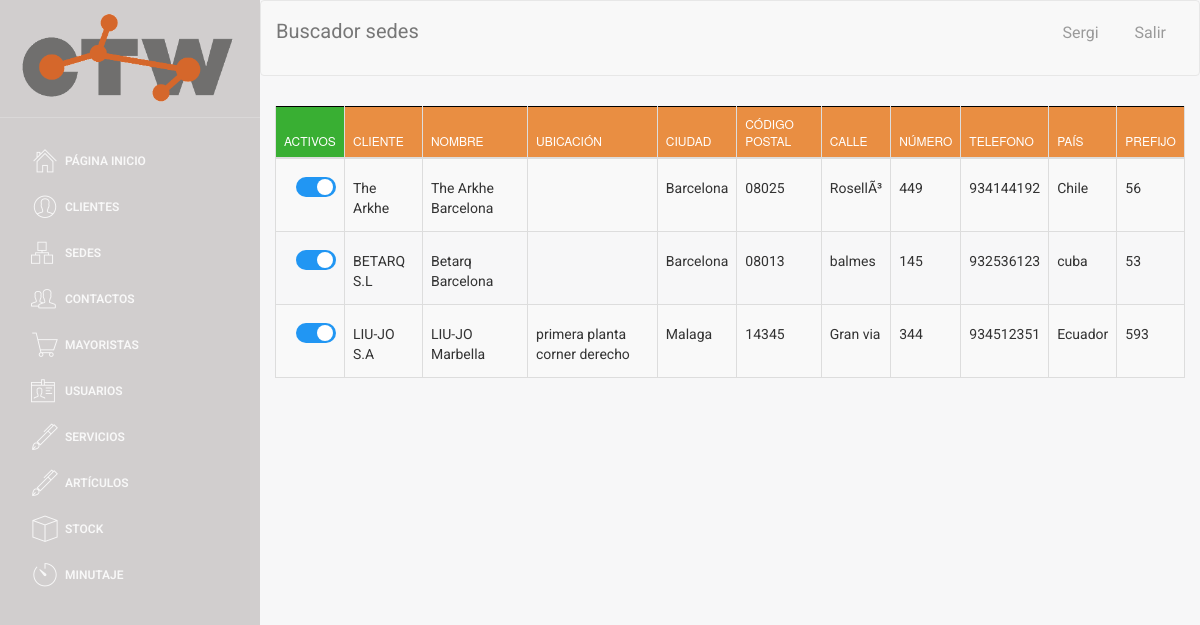
The page /buscador/buscador_sedes.php (signed in) on the database its author committed.
### tables this page shows
CREATE TABLE `SEDE` (
  `ID_SEDE` int(5) NOT NULL,
  `NIF_cliente` varchar(9) DEFAULT NULL,
  `nombre` varchar(40) DEFAULT NULL,
  `ubicacion` varchar(50) DEFAULT NULL,
  `ciudad` varchar(25) NOT NULL,
  `codigo_postal` varchar(10) NOT NULL,
  `calle` varchar(30) NOT NULL,
  `numero` varchar(8) NOT NULL,
  `telefono` int(9) NOT NULL,
  `pais` varchar(30) DEFAULT NULL,
  `prefijo` int(5) DEFAULT NULL,
  `activo` tinyint(1) NOT NULL DEFAULT '1'
);

CREATE TABLE `CLIENTE` (
  `NIF_EMPRESA` varchar(9) NOT NULL,
  `nombre_comercial` varchar(35) NOT NULL,
  `nombre_completo` varchar(60) NOT NULL,
  `telefono` int(9) NOT NULL,
  `email` varchar(30) NOT NULL,
  `ciudad_facturacion` varchar(25) NOT NULL,
  `codigo_postal_facturacion` varchar(10) NOT NULL,
  `calle_facturacion` varchar(30) NOT NULL,
  `numero_facturacion` varchar(8) NOT NULL,
  `ciudad_envio` varchar(25) NOT NULL,
  `codigo_postal_envio` varchar(10) NOT NULL,
  `calle_envio` varchar(30) NOT NULL,
  `numero_envio` varchar(8) NOT NULL,
  `IBAN` varchar(34) NOT NULL,
  `SEPA` varchar(2) NOT NULL,
  `pais` varchar(30) DEFAULT NULL,
  `prefijo` int(5) DEFAULT NULL,
  `activo` tinyint(1) NOT NULL
);

### web/assets/php/selects.php (called while the page is built, shortened)
<?php
function select_all_sede_activo()
{
    $conn = connect();
    $sql = "SELECT *,s.activo as s_activo, s.telefono as s_telefono
    FROM SEDE S, CLIENTE C
    WHERE S.NIF_cliente = C.NIF_EMPRESA";
    $data = $conn->query($sql);
    return $data;
}
function select_nombre_cliente($NIF_cliente)
{
    $conn = connect();
    $sql = "SELECT nombre_comercial
    FROM CLIENTE WHERE NIF_EMPRESA = '" . $NIF_cliente . "'";
    $data = $conn->query($sql);
    $row = $data->fetch_assoc();
    $nombre_cliente = $row['nombre_comercial'];
    return $nombre_cliente;
}

### web/buscador/buscador_sedes.php (the view, shortened to what this page needs)
<!doctype html>
<?php
include('../assets/php/selects.php');
include('../assets/php/functions.php');
if ($_SESSION["login_done"] == true){
?>
<html lang="en">
<head>
</head>
<body>
<div class="wrapper">
    <div class="sidebar">
        <div class="sidebar-wrapper">
        </div>
    </div>
    <div class="main-panel">
        <nav class="navbar navbar-default navbar-fixed">
            <div class="container-fluid">
                <div class="navbar-header">
                <a class="navbar-brand">Buscador sedes</a>
            </div>
            <div class="collapse navbar-collapse">
            </div>
        </div>
        </nav>
        <div class="content">
            <div class="container-fluid">
                <div class="row">
                    <div>
                        <div>
                            <table id="buscador_sede" class="table table-striped table-bordered">
                                <thead>
                                <tr>
                                    <th style="background-color: #39AF33; width: 3px;">Activos</th>
                                    <th>Cliente</th>
                                    <th>Nombre</th>
                                    <th>Ubicación</th>
                                    <th>Ciudad</th>
                                    <th>Código postal</th>
                                    <th>Calle</th>
                                    <th>Número</th>
                                    <th>Telefono</th>
                                    <th>País</th>
                                    <th>Prefijo</th>
                                </tr>
                                </thead>
                                <tbody>
                                <?php
                                $data = select_all_sede_activo();
                                if ($data->num_rows > 0) {
                                    while ($row = $data->fetch_assoc()) {
                                        $pk = $row['ID_SEDE'];
                                        ?>
                                        <tr>
                                            <?php checkbox_sede($row['s_activo'], $row['ID_SEDE']) ?>
                                            <td><label style="margin-top: 11px;">
                                                    <a data-pk=<?php echo "\"$pk\""; ?>>
                                                        <?php
                                                        $nif_cliente = $row['NIF_cliente'];
                                                        $nombreCliente = select_nombre_cliente($nif_cliente);
                                                        echo $nombreCliente;
                                                        ?>
                                                    </a></label></td>
                                            <td><label style="margin-top: 11px;"><a href="#" class="nombre"
                                                                                    data-pk=<?php echo "\"$pk\""; ?>><?php echo $row['nombre'] ?> </a></label>
                                            </td>
                                            <td><label style="margin-top: 11px;"><a href="#" class="ubicacion"
                                                                                    data-pk=<?php echo "\"$pk\""; ?>><?php echo $row['ubicacion'] ?> </a></label>
                                            </td>
                                            <td><label style="margin-top: 11px;"><a href="#" class="ciudad"
                                                                                    data-pk=<?php echo "\"$pk\""; ?>><?php echo $row['ciudad'] ?> </a></label>
                                            </td>
                                            <td><label style="margin-top: 11px;"><a href="#" class="codigo_postal"
                                                                                    data-pk=<?php echo "\"$pk\""; ?>><?php echo $row['codigo_postal'] ?> </a></label>
                                            </td>
                                            <td><label style="margin-top: 11px;"><a href="#" class="calle"
                                                                                    data-pk=<?php echo "\"$pk\""; ?>><?php echo $row['calle'] ?> </a></label>
                                            </td>
                                            <td><label style="margin-top: 11px;"><a href="#" class="numero"
                                                                                    data-pk=<?php echo "\"$pk\""; ?>><?php echo $row['numero'] ?> </a></label>
                                            </td>
                                            <td><label style="margin-top: 11px;"><a href="#" class="telefono"
                                                                                    data-pk=<?php echo "\"$pk\""; ?>><?php echo $row['s_telefono'] ?> </a></label>
                                            </td>
                                            <td><label style="margin-top: 11px;"><a href="#" class="pais"
                                                                                    data-pk=<?php echo "\"$pk\""; ?>><?php echo $row['pais'] ?> </a></label>
                                            </td>
                                            <td><label style="margin-top: 11px;"><a href="#" class="prefijo"
                                                                                    data-pk=<?php echo "\"$pk\""; ?>><?php echo $row['prefijo'] ?> </a>
                                            </td>
                                        </tr>
                                        <?php
                                    }
                                } else {
                                    echo "0 results";
                                }
                                ?>
                                </tbody>
                            </table>
                        </div>
                    </div>
                </div>
            </div>
        </div>
    </div>
</div>
</body>
</html>
<?php
} else {
    echo "false";
    header("location:../index.php");
}
?>

### web/assets/php/functions.php (shortened to what this page needs)
<html>
    <?php
function checkbox_sede($activo, $ID_SEDE)
{
    if ($activo == 0) {
        echo "<td><label style=\"margin-top: 10px; margin-left:12px;\" class=\"switcha\" ><a class=\"checkbox_activo\">&nbsp;0</a><input  type=\"checkbox\" onchange=\" onchange_sede($ID_SEDE, $activo)\"><div  class=\"slider rounda\"></div></label></td>";
    } else {
        echo "<td><label style=\"margin-top: 10px; margin-left:12px;\" class=\"switcha\"><a  class=\"checkbox_activo\">&nbsp;1</a><input  type=\"checkbox\" checked onchange=\" onchange_sede($ID_SEDE, $activo)\" ><div  class=\"slider rounda\"></div></label></td>";
    }
}
?>
</html>

### web/assets/css/micss.css (style rules this page uses)
.switcha { position: relative; display: inline-block; width: 40px; height: 20px; }
.slider { position: absolute; cursor: pointer; top: 0; left: 0; right: 0; bottom: 0; background-color: #ccc; -webkit-transition: .4s; transition: .4s; }
.slider:before { position: absolute; content: ""; height: 16px; width: 16px; left: 2px; bottom: 2px; background-color: white; -webkit-transition: .4s; transition: .4s; }
input:checked + .slider { background-color: #2196F3; }
input:checked + .slider:before { -webkit-transform: translateX(1px); -ms-transform: translateX(10px); transform: translateX(19px); }
.slider.rounda { border-radius: 34px; }
.slider.rounda:before { border-radius: 50%; }

### web/assets/css/table_editor.css (style rules this page uses)
a, a:hover { color: #000; }

### web/assets/css/table.css (style rules this page uses)
table { border: none; }
table thead, table tfoot { background-color: #e98e42; border: 1px solid black; }
a, a:hover { color: #000; }

### rows shown on the page
sede: NIF_cliente.nombre_comercial "The Arkhe", nombre "The Arkhe Barcelona", ciudad "Barcelona", codigo_postal "08025", calle "RosellÃ³", numero "449", telefono "934144192", NIF_cliente.pais "Chile", NIF_cliente.prefijo "56"
sede: NIF_cliente.nombre_comercial "BETARQ S.L", nombre "Betarq Barcelona", ciudad "Barcelona", codigo_postal "08013", calle "balmes", numero "145", telefono "932536123", NIF_cliente.pais "cuba", NIF_cliente.prefijo "53"
sede: NIF_cliente.nombre_comercial "LIU-JO S.A", nombre "LIU-JO Marbella", ubicacion "primera planta corner derecho", ciudad "Malaga", codigo_postal "14345", calle "Gran via", numero "344", telefono "934512351", NIF_cliente.pais "Ecuador", NIF_cliente.prefijo "593"
